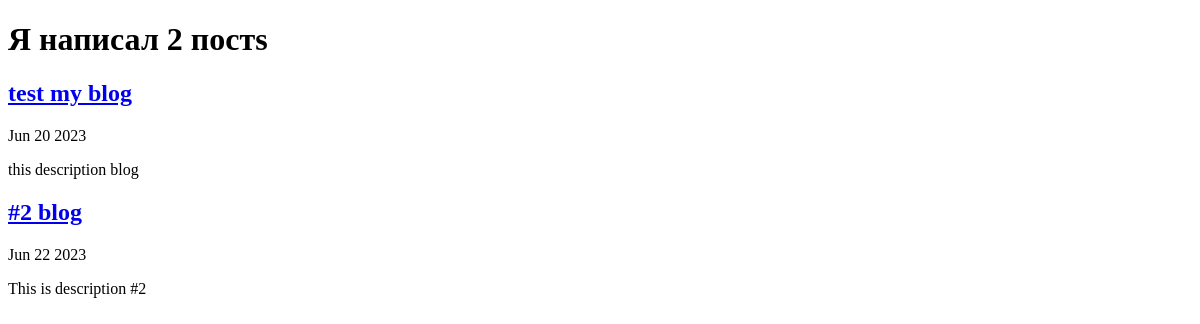
/blog/, run on an earlier commit of the app's database.
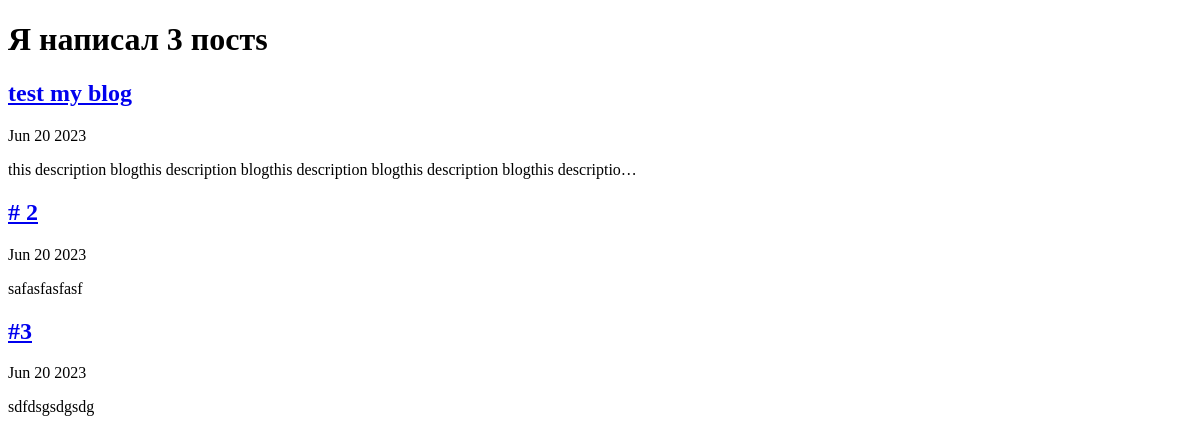
And on a later commit of the database.
### blog/models.py (models this page shows, shortened)
class Project(models.Model):
    title = models.CharField(max_length=100)
    date = models.DateField()
    description = models.CharField(max_length=250)
    url = models.URLField(blank=True)

### blog/views.py (the view)
# urls.py: path('', views.all_blogs, name='all_blogs'),
def all_blogs(request):
    projects = Project.objects.all()
    return render(request, 'blog/all_blogs.html', {'projects': projects})

### blog/templates/blog/all_blogs.html (shortened to what this page needs)
<!DOCTYPE html>
<html lang="en">
<head>
</head>
<body>
    <h1>Я написал {{ projects.count}} пост{{ projects.count|pluralize }}</h1>
    {% for project in projects%}
    <h2>
        <a href="{% url 'blog:detail' project.id %}">{{ project.title }}</a>
    </h2>
    <p>{{ project.date|date:'M d Y' }}</p>
    <p>{{ project.description|safe|truncatechars:100 }}</p>
    {% endfor %}
</body>
</html>

What changed in the data, as far as the page shows it:
removed Project: title "#2 blog", date "Jun 22 2023", description "This is description #2"
changed Project "test my blog": description "this description blog" → "this description blogthis description blogthis description blogthis description blogthis descriptio…"
added Project: title "# 2", date "Jun 20 2023", description "safasfasfasf"
added Project: title "#3", date "Jun 20 2023", description "sdfdsgsdgsdg"
Also different on the page:
{{ projects.count }}: "2" → "3"
